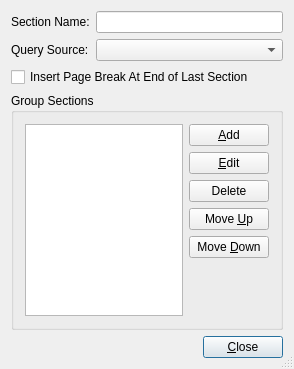
<ui version="4.0" >
 <comment> * OpenRPT report writer and rendering engine
 * Copyright (C) 2001-2008 by OpenMFG, LLC
 *
 * This library is free software; you can redistribute it and/or
 * modify it under the terms of the GNU Lesser General Public
 * License as published by the Free Software Foundation; either
 * version 2.1 of the License, or (at your option) any later version.
 *
 * This library is distributed in the hope that it will be useful,
 * but WITHOUT ANY WARRANTY; without even the implied warranty of
 * MERCHANTABILITY or FITNESS FOR A PARTICULAR PURPOSE. See the GNU
 * Lesser General Public License for more details.
 *
 * You should have received a copy of the GNU Lesser General Public
 * License along with this library; if not, write to the Free Software
 * Foundation, Inc., 59 Temple Place, Suite 330, Boston, MA 02111-1307 USA
 * Please contact info@openmfg.com with any questions on this license.</comment>
 <class>DetailSectionDialog</class>
 <widget class="QDialog" name="DetailSectionDialog" >
  <property name="geometry" >
   <rect>
    <x>0</x>
    <y>0</y>
    <width>294</width>
    <height>369</height>
   </rect>
  </property>
  <property name="windowTitle" >
   <string>Detail Section Properties</string>
  </property>
  <property name="sizeGripEnabled" >
   <bool>true</bool>
  </property>
  <layout class="QVBoxLayout" >
   <item>
    <layout class="QGridLayout" >
     <item row="0" column="0" >
      <widget class="QLabel" name="TextLabel1" >
       <property name="text" >
        <string>Section Name:</string>
       </property>
       <property name="buddy" >
        <cstring>tbName</cstring>
       </property>
      </widget>
     </item>
     <item row="0" column="1" >
      <widget class="QLineEdit" name="tbName" />
     </item>
     <item row="1" column="0" >
      <widget class="QLabel" name="TextLabel2" >
       <property name="text" >
        <string>Query Source:</string>
       </property>
       <property name="buddy" >
        <cstring>cbQuery</cstring>
       </property>
      </widget>
     </item>
     <item row="1" column="1" >
      <widget class="QueryComboBox" name="cbQuery" >
       <property name="sizePolicy" >
        <sizepolicy vsizetype="Fixed" hsizetype="Expanding" >
         <horstretch>0</horstretch>
         <verstretch>0</verstretch>
        </sizepolicy>
       </property>
      </widget>
     </item>
    </layout>
   </item>
   <item>
    <widget class="QCheckBox" name="breakAtEnd" >
     <property name="text" >
      <string>Insert Page Break At End of Last Section</string>
     </property>
    </widget>
   </item>
   <item>
    <widget class="QGroupBox" name="GroupBox1" >
     <property name="title" >
      <string>Group Sections</string>
     </property>
     <layout class="QHBoxLayout" >
      <property name="spacing" >
       <number>6</number>
      </property>
      <property name="leftMargin" >
       <number>11</number>
      </property>
      <property name="topMargin" >
       <number>11</number>
      </property>
      <property name="rightMargin" >
       <number>11</number>
      </property>
      <property name="bottomMargin" >
       <number>11</number>
      </property>
      <item>
       <widget class="QListWidget" name="lbGroups" />
      </item>
      <item>
       <layout class="QVBoxLayout" >
        <property name="spacing" >
         <number>6</number>
        </property>
        <property name="leftMargin" >
         <number>0</number>
        </property>
        <property name="topMargin" >
         <number>0</number>
        </property>
        <property name="rightMargin" >
         <number>0</number>
        </property>
        <property name="bottomMargin" >
         <number>0</number>
        </property>
        <item>
         <widget class="QPushButton" name="btnAdd" >
          <property name="text" >
           <string>&amp;Add</string>
          </property>
         </widget>
        </item>
        <item>
         <widget class="QPushButton" name="btnEdit" >
          <property name="text" >
           <string>&amp;Edit</string>
          </property>
         </widget>
        </item>
        <item>
         <widget class="QPushButton" name="btnRemove" >
          <property name="text" >
           <string>Delete</string>
          </property>
         </widget>
        </item>
        <item>
         <widget class="QPushButton" name="btnMoveUp" >
          <property name="text" >
           <string>Move &amp;Up</string>
          </property>
         </widget>
        </item>
        <item>
         <widget class="QPushButton" name="brnMoveDown" >
          <property name="text" >
           <string>Move &amp;Down</string>
          </property>
         </widget>
        </item>
        <item>
         <spacer>
          <property name="orientation" >
           <enum>Qt::Vertical</enum>
          </property>
          <property name="sizeType" >
           <enum>QSizePolicy::Expanding</enum>
          </property>
          <property name="sizeHint" >
           <size>
            <width>20</width>
            <height>40</height>
           </size>
          </property>
         </spacer>
        </item>
       </layout>
      </item>
     </layout>
    </widget>
   </item>
   <item>
    <layout class="QHBoxLayout" >
     <property name="spacing" >
      <number>6</number>
     </property>
     <property name="leftMargin" >
      <number>0</number>
     </property>
     <property name="topMargin" >
      <number>0</number>
     </property>
     <property name="rightMargin" >
      <number>0</number>
     </property>
     <property name="bottomMargin" >
      <number>0</number>
     </property>
     <item>
      <spacer>
       <property name="orientation" >
        <enum>Qt::Horizontal</enum>
       </property>
       <property name="sizeType" >
        <enum>QSizePolicy::Expanding</enum>
       </property>
       <property name="sizeHint" >
        <size>
         <width>20</width>
         <height>20</height>
        </size>
       </property>
      </spacer>
     </item>
     <item>
      <widget class="QPushButton" name="buttonOk" >
       <property name="text" >
        <string>&amp;Close</string>
       </property>
       <property name="shortcut" >
        <string>Alt+C</string>
       </property>
       <property name="autoDefault" >
        <bool>true</bool>
       </property>
       <property name="default" >
        <bool>true</bool>
       </property>
      </widget>
     </item>
    </layout>
   </item>
  </layout>
 </widget>
 <layoutdefault spacing="6" margin="11" />
 <pixmapfunction>qPixmapFromMimeSource</pixmapfunction>
 <customwidgets>
  <customwidget>
   <class>QueryComboBox</class>
   <extends>QComboBox</extends>
   <header>querycombobox.h</header>
  </customwidget>
 </customwidgets>
 <tabstops>
  <tabstop>tbName</tabstop>
  <tabstop>cbQuery</tabstop>
  <tabstop>breakAtEnd</tabstop>
  <tabstop>lbGroups</tabstop>
  <tabstop>btnAdd</tabstop>
  <tabstop>btnEdit</tabstop>
  <tabstop>btnRemove</tabstop>
  <tabstop>btnMoveUp</tabstop>
  <tabstop>brnMoveDown</tabstop>
  <tabstop>buttonOk</tabstop>
 </tabstops>
 <resources/>
 <connections>
  <connection>
   <sender>buttonOk</sender>
   <signal>clicked()</signal>
   <receiver>DetailSectionDialog</receiver>
   <slot>accept()</slot>
   <hints>
    <hint type="sourcelabel" >
     <x>20</x>
     <y>20</y>
    </hint>
    <hint type="destinationlabel" >
     <x>20</x>
     <y>20</y>
    </hint>
   </hints>
  </connection>
 </connections>
</ui>
